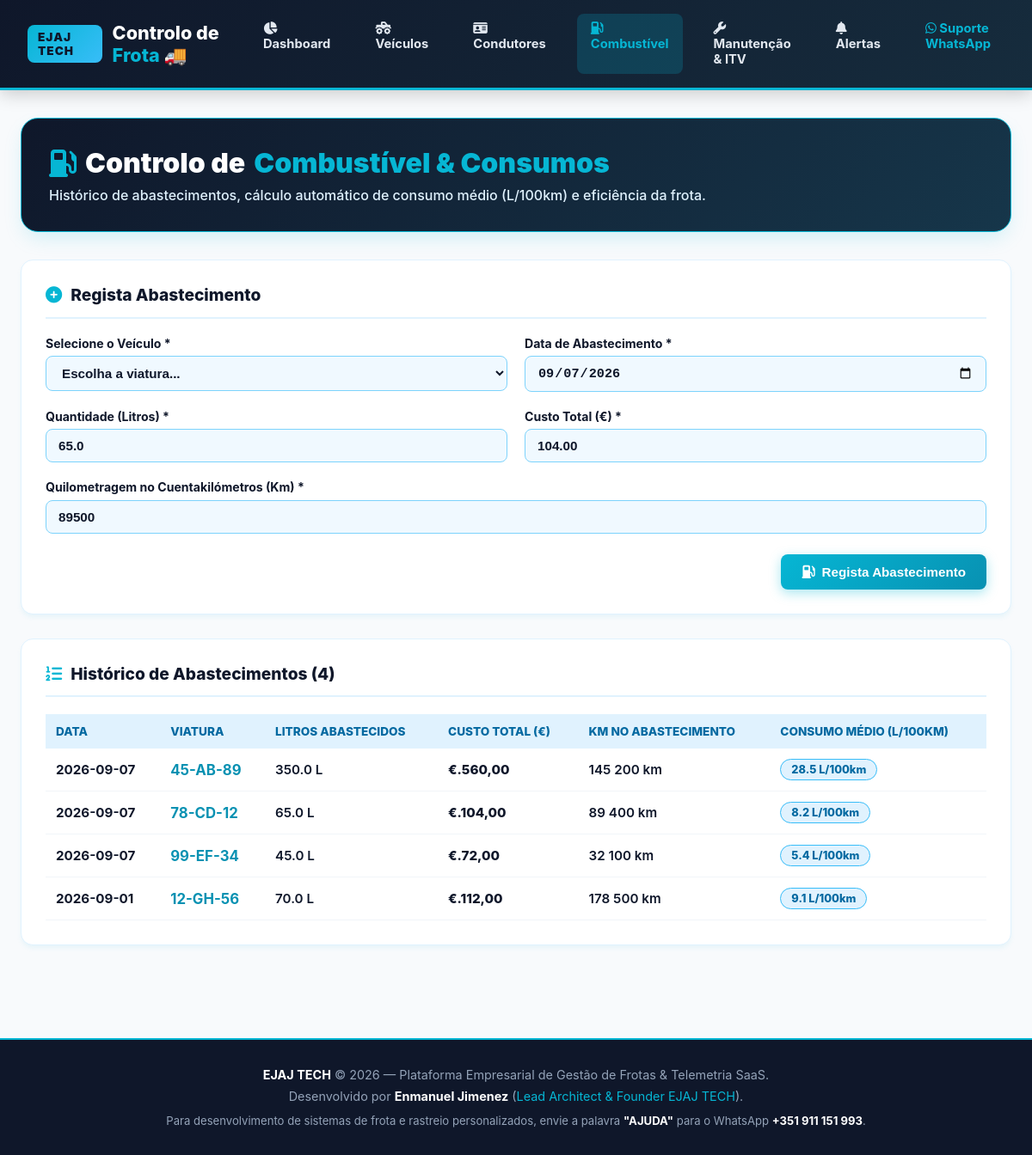
Page /fuel on the committed database.
### tables this page shows
CREATE TABLE fuel_logs (
            id INTEGER PRIMARY KEY AUTOINCREMENT,
            vehicle_id INTEGER NOT NULL,
            vehicle_plate TEXT NOT NULL,
            fill_date TEXT NOT NULL,
            liters REAL NOT NULL,
            total_cost REAL NOT NULL,
            km_at_fill INTEGER NOT NULL,
            avg_consumption REAL NOT NULL DEFAULT 0.0,
            FOREIGN KEY (vehicle_id) REFERENCES vehicles (id) ON DELETE CASCADE
        );

### app.py (the view)
@app.route('/fuel')
def fuel_page():
    conn = get_db_connection()
    fuel_logs = [dict(r) for r in conn.execute('SELECT * FROM fuel_logs ORDER BY fill_date DESC').fetchall()]
    vehicles = [dict(r) for r in conn.execute('SELECT * FROM vehicles ORDER BY plate ASC').fetchall()]
    conn.close()
    return render_template('fuel.html', fuel_logs=fuel_logs, vehicles=vehicles)

### app.py (called while the page is built)
@app.template_filter('currency')
def currency_filter(value):
    if value is None:
        return "€ 0,00"
    try:
        val = float(value)
        return f"€ {val:,.2f}".replace(',', ' ').replace('.', ',').replace(' ', '.')
    except Exception:
        return f"€ {value}"

@app.template_filter('km')
def km_filter(value):
    if value is None:
        return "0 km"
    try:
        val = int(value)
        return f"{val:,} km".replace(',', ' ')
    except Exception:
        return f"{value} km"

@app.after_request
def add_header(response):
    response.headers['Cache-Control'] = 'no-store, no-cache, must-revalidate, post-check=0, pre-check=0, max-age=0'
    response.headers['Pragma'] = 'no-cache'
    response.headers['Expires'] = '-1'
    return response

def get_db_connection():
    conn = sqlite3.connect(DB_PATH)
    conn.row_factory = sqlite3.Row
    return conn

### templates/fuel.html (shortened to what this page needs)
{% extends 'base.html' %}
{% block content %}
<section class="hero-header">
  <h1><i class="fas fa-gas-pump" style="color: var(--cyan-primary);"></i> Controlo de <span>Combustível & Consumos</span></h1>
  <p>Histórico de abastecimentos, cálculo automático de consumo médio (L/100km) e eficiência da frota.</p>
</section>
<div class="card-panel">
  <div class="panel-title">
    <i class="fas fa-plus-circle"></i> Regista Abastecimento
  </div>
  <form id="fuelForm">
    <div class="form-grid">
      <div class="form-group">
        <label for="vehicle_id">Selecione o Veículo *</label>
        <select id="vehicle_id" class="form-control" required>
          <option value="" disabled selected>Escolha a viatura...</option>
        </select>
      </div>
      <div class="form-group">
        <label for="fill_date">Data de Abastecimento *</label>
        <input type="date" id="fill_date" class="form-control" value="2026-09-07" required>
      </div>
      <div class="form-group">
        <label for="liters">Quantidade (Litros) *</label>
        <input type="number" id="liters" class="form-control" step="0.1" placeholder="ex: 65.0" value="65.0" required>
      </div>
      <div class="form-group">
        <label for="total_cost">Custo Total (€) *</label>
        <input type="number" id="total_cost" class="form-control" step="0.5" placeholder="ex: 104.00" value="104.00" required>
      </div>
      <div class="form-group full-width">
        <label for="km_at_fill">Quilometragem no Cuentakilómetros (Km) *</label>
        <input type="number" id="km_at_fill" class="form-control" placeholder="ex: 89500" value="89500" required>
      </div>
    </div>
    <div style="margin-top: 1.5rem; text-align: right;">
      <button type="submit" class="btn-primary">
        <i class="fas fa-gas-pump"></i> Regista Abastecimento
      </button>
    </div>
  </form>
</div>
<div class="card-panel">
  <div class="panel-title">
    <i class="fas fa-list-ol"></i> Histórico de Abastecimentos ({{ fuel_logs|length }})
  </div>
  <table class="fleet-table">
    <thead>
      <tr>
        <th>Data</th>
        <th>Viatura</th>
        <th>Litros Abastecidos</th>
        <th>Custo Total (€)</th>
        <th>Km no Abastecimento</th>
        <th>Consumo Médio (L/100km)</th>
      </tr>
    </thead>
    <tbody>
      {% for f in fuel_logs %}
      <tr>
        <td style="font-weight: 700;">{{ f.fill_date }}</td>
        <td><strong style="color: var(--cyan-dark); font-size: 1.05rem;">{{ f.vehicle_plate }}</strong></td>
        <td>{{ f.liters }} L</td>
        <td style="font-weight: 800;">{{ f.total_cost | currency }}</td>
        <td>{{ f.km_at_fill | km }}</td>
        <td>
          <span class="status-pill status-operational" style="background: #E0F2FE; color: #0369A1; border-color: #38BDF8;">
            {{ f.avg_consumption }} L/100km
          </span>
        </td>
      </tr>
      {% endfor %}
    </tbody>
  </table>
</div>
{% endblock %}

### static/css/styles.css (style rules this page uses)
:root { --cyan-primary: #06B6D4; --cyan-dark: #0891B2; --cyan-light: #CFFAFE; --sky-blue: #38BDF8; --sky-dark: #0EA5E9; --sky-bg: #E0F2FE; --white: #FFFFFF; --snow-bg: #F8FAFC; --card-bg: #FFFFFF; --text-black: #0F172A; --text-dark: #1E293B; --text-muted: #475569; --success: #10B981; --warning: #F59E0B; --danger: #EF4444; --radius-sm: 8px; --radius-md: 14px; --radius-lg: 20px; --shadow-sm: 0 4px 6px -1px rgba(6, 182, 212, 0.08); --shadow-lg: 0 10px 25px -5px rgba(6, 182, 212, 0.18); }
* { box-sizing: border-box; margin: 0; padding: 0; }
body { font-family: 'Inter', system-ui, -apple-system, BlinkMacSystemFont, 'Segoe UI', Roboto, sans-serif; background-color: var(--snow-bg); color: var(--text-black); min-height: 100vh; display: flex; flex-direction: column; }
.hero-header { background: linear-gradient(135deg, #0F172A 0%, #16364A 100%); border-radius: var(--radius-lg); padding: 2rem; color: white; margin-bottom: 2rem; position: relative; overflow: hidden; box-shadow: var(--shadow-lg); border: 1px solid var(--cyan-primary); }
.hero-header h1 { font-size: 2rem; font-weight: 900; margin-bottom: 0.5rem; display: flex; align-items: center; gap: 10px; }
.hero-header h1 span { color: var(--cyan-primary); }
.hero-header p { color: #E0F2FE; font-size: 1rem; max-width: 850px; font-weight: 500; }
.card-panel { background: var(--card-bg); border: 1px solid #E0F2FE; border-radius: var(--radius-md); padding: 1.75rem; box-shadow: var(--shadow-sm); margin-bottom: 1.75rem; }
.panel-title { font-size: 1.2rem; font-weight: 800; color: var(--text-black); display: flex; align-items: center; gap: 10px; padding-bottom: 0.85rem; border-bottom: 2px solid #E0F2FE; margin-bottom: 1.25rem; }
.panel-title i { color: var(--cyan-primary); }
.fleet-table { width: 100%; border-collapse: collapse; }
.fleet-table th { background: #E0F2FE; color: #0369A1; font-size: 0.85rem; font-weight: 800; text-transform: uppercase; padding: 12px; text-align: left; }
.fleet-table td { padding: 12px; border-bottom: 1px solid #F1F5F9; font-size: 0.95rem; color: var(--text-black); font-weight: 600; }
.status-pill { padding: 4px 12px; border-radius: 20px; font-weight: 800; font-size: 0.8rem; display: inline-flex; align-items: center; gap: 6px; }
.status-operational { background: #D1FAE5; color: #065F46; border: 1px solid #34D399; }
.form-grid { display: grid; grid-template-columns: repeat(2, 1fr); gap: 1.25rem; }
.form-group { display: flex; flex-direction: column; gap: 0.4rem; }
.form-group.full-width { grid-column: 1 / -1; }
.form-group label { font-size: 0.88rem; font-weight: 700; color: var(--text-black); }
.form-control { width: 100%; padding: 10px 14px; border: 1px solid #7DD3FC; border-radius: var(--radius-sm); font-size: 0.95rem; color: var(--text-black); background: #F0F9FF; outline: none; font-weight: 600; transition: all 0.2s; }
.btn-primary { background: linear-gradient(135deg, var(--cyan-primary) 0%, var(--cyan-dark) 100%); color: white; font-weight: 800; font-size: 0.95rem; padding: 12px 24px; border: none; border-radius: var(--radius-sm); cursor: pointer; display: inline-flex; align-items: center; justify-content: center; gap: 8px; transition: transform 0.15s, box-shadow 0.15s; box-shadow: 0 4px 14px rgba(6, 182, 212, 0.35); }

### rows in the picture
fuel_logs: fill_date "2026-09-07", vehicle_plate "45-AB-89", liters "350.0", total_cost "€.560,00", km_at_fill|km "145 200 km", avg_consumption "28.5"
fuel_logs: fill_date "2026-09-07", vehicle_plate "78-CD-12", liters "65.0", total_cost "€.104,00", km_at_fill|km "89 400 km", avg_consumption "8.2"
fuel_logs: fill_date "2026-09-07", vehicle_plate "99-EF-34", liters "45.0", total_cost "€.72,00", km_at_fill|km "32 100 km", avg_consumption "5.4"
fuel_logs: fill_date "2026-09-01", vehicle_plate "12-GH-56", liters "70.0", total_cost "€.112,00", km_at_fill|km "178 500 km", avg_consumption "9.1"

### other values in the picture
{{ fuel_logs|length }} "4"
